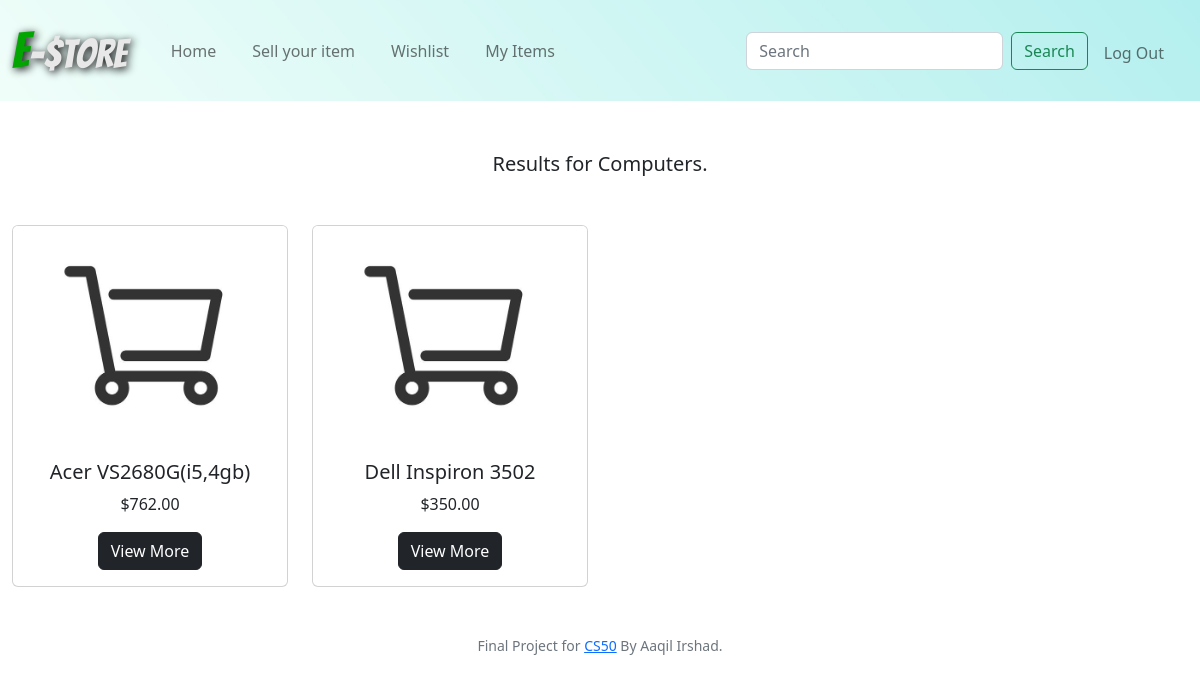
Screenshot of /Computers (signed in) with the database file from the repository.
### tables this page shows
CREATE TABLE products (id INTEGER NOT NULL PRIMARY KEY AUTOINCREMENT, user_id INTEGER NOT NULL, name TEXT NOT NULL, catergory TEXT NOT NULL, description TEXT, price NUMERIC NOT NULL, email TEXT NOT NULL);

### app.py (the view)
@app.route("/<string:name>", methods=["GET", "POST"])
@login_required
def category(name):
    products = db.execute("SELECT * FROM products WHERE catergory = ?", name)
    return render_template("products.html", items=products, name=name)

### app.py (called while the page is built)
@app.after_request
def after_request(response):
    response.headers["Cache-Control"] = "no-cache, no-store, must-revalidate"
    response.headers["Expires"] = 0
    response.headers["Pragma"] = "no-cache"
    return response

### helpers.py (called while the page is built)
def login_required(f):
    @wraps(f)
    def decorated_function(*args, **kwargs):
        if session.get("user_id") is None:
            return redirect("/login")
        return f(*args, **kwargs)
    return decorated_function

def usd(value):
    return f"${value:,.2f}"

### templates/products.html (shortened to what this page needs)
{% extends "layout.html"%}
{%block main%}
<p style="font-size:20px; text-align:center;">Results for {{name}}.</p>
<div class="row row-cols-1 row-cols-sm-2 row-cols-md-4">
  {% for row in items %}
    <div class="d-flex justify-content-evenly" style="margin-top:30px;">
        <div class="card" style="width: 18rem;">
          <img src="static/cart.jpg" class="card-img-top" alt="...">
          <div class="card-body">
            <h5 class="card-title">{{ row.name }}</h5>
            <p class="card-text">{{ row.price | usd}}</p>
            <button type="button" class="btn btn-dark" data-bs-toggle="modal" data-bs-target="#P{{row.id}}">View More</button>
          </div>
        </div>
    </div>
  {% endfor %}
</div>
{% endblock %}

### rows the page displays
products: name "Acer VS2680G(i5,4gb)", price "$762.00"
products: name "Dell Inspiron 3502", price "$350.00"

### other values shown
{{ name }} "Computers"
